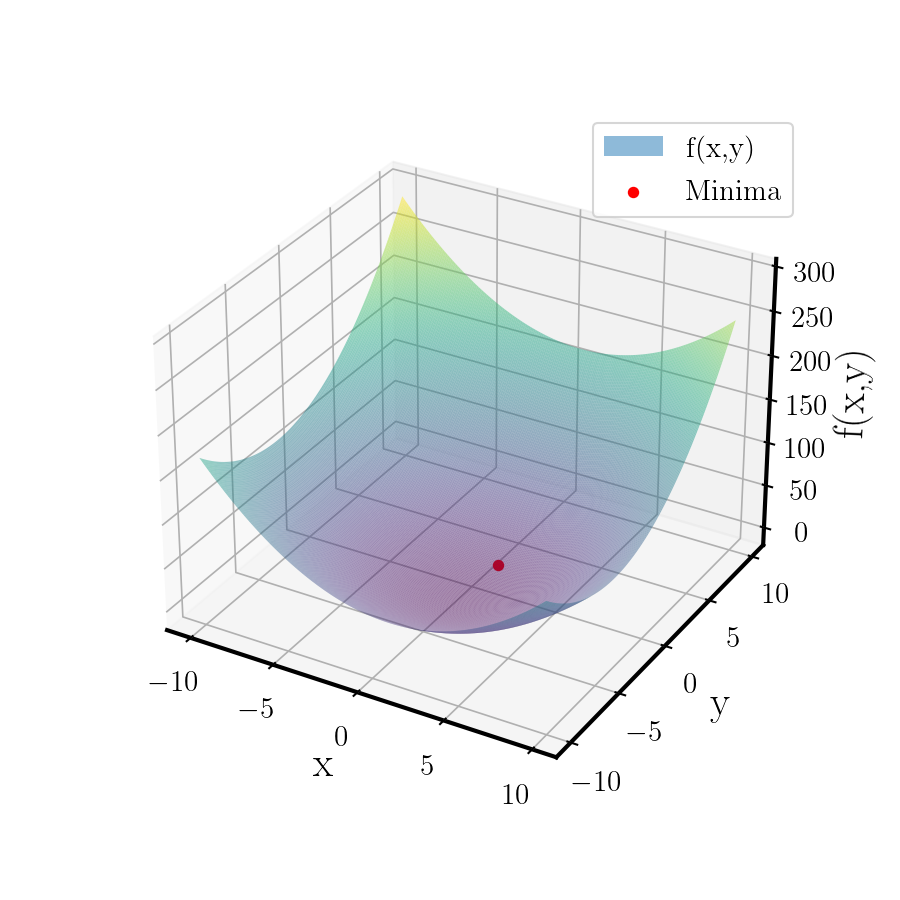

Write Python code to recreate this figure.
# File:     minimize.py
# Author:   Kurt Hamblin
# Description:  Utitlize the Random Class to:
# Simulate dice rolls where the dice weights are sampled from a Rayleigh Distribution

import numpy as np
from scipy import optimize
import matplotlib as mpl
import matplotlib.pyplot as plt
from Random import Random
import matplotlib

# Import my custom matplotlib config and activate it
import my_params
custom_params = my_params.params()
matplotlib.rcParams.update(custom_params)

# Input: X (array-like)
def func(params):
    x = params[0]
    y = params[1]
    
    return (x-1)**2 + (y+3)**2


if __name__ == "__main__":

    global_minima = optimize.minimize(func, x0 = [0,0])

    print(global_minima.x)
    print(f'Global Minima at:\t ({global_minima.x[0]:.3f},{global_minima.x[1]:.3f},{func([global_minima.x[0],global_minima.x[1]]):.3f})')

    
    x = np.arange(-10, 10, 0.1)
    y = np.arange(-10, 10, 0.1)
    
    X, Y = np.meshgrid(x,y)

     
    Z = func([X,Y])
    fig, ax = plt.subplots(figsize = (6,6),subplot_kw={"projection": "3d"})
    surf = ax.plot_surface(X, Y, Z, rstride=1, cstride=1, cmap='viridis', edgecolor='none', alpha = 0.5, label = 'f(x,y)')
    ax.scatter(global_minima.x[0],global_minima.x[0], func([global_minima.x[0],global_minima.x[1]]) , c = 'r', label = 'Minima')


    ax.set_zlabel('f(x,y)',fontsize = 20)
    ax.set_xlabel('x', fontsize = 20)
    ax.set_ylabel('y',fontsize = 20)

    surf._facecolors2d = surf._facecolor3d
    surf._edgecolors2d = surf._edgecolor3d

    ax.legend()

    
    plt.show()
